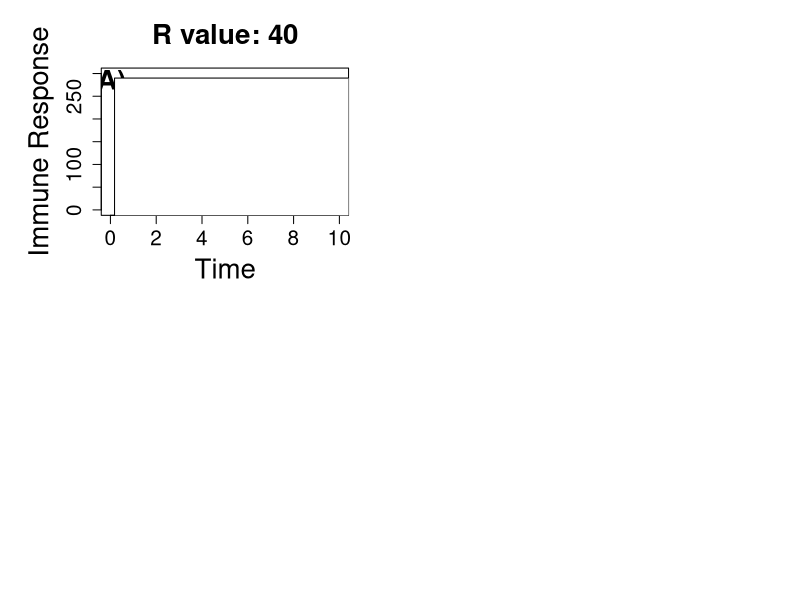

Generate this figure with R: (Note: this script raises an error after producing the figure.)
## ---- chunk 1
require(deSolve)
require(ggplot2)
## ---- chunk 2
transmission.model <- function(t, x, params) {
  P <- x[1]
  X <- x[2]
  
  with(
    as.list(params),
    {
      dP <- r*P - k*X*P
      dX <- a - d*X + y*k*X*P
    
      res <- c(dP, dX)
      list(res)
    }
  )
}

transmission.potential <- function(k, P) {
  return(ifelse(k*P < 0, 0, k*P))
}
## ---- chunk 3
params40 <- c(r=40, k=3.5, y=10^-4, a=1, d=.5)
params70 <- c(r=70, k=3.5, y=10^-4, a=1, d=.5)
params100 <- c(r=100, k=3.5, y=10^-4, a=1, d=.5)
time <- seq(0,10, by=0.01)
lowid <- 1
medid <- 100
highid <- 10000
ids <- data.frame(low=lowid, med=medid, high=highid)
lowcolor <- "black"
medcolor <- "#a3a3a3"
highcolor <- "#d4d4d4"
cols <- data.frame(low=lowcolor, med=medcolor, high=highcolor)
k <- 10^-3
## ---- chunk 4
plot.immune.response.panel <- function(ids, params, cols, label) {
  datalow= data.frame(lsoda(c(P=ids$low, X=0), time, transmission.model, params))
  datamed= data.frame(lsoda(c(P=ids$med, X=0), time, transmission.model, params))
  datahigh= data.frame(lsoda(c(P=ids$high, X=0), time, transmission.model, params))
  
  plot(datalow$time, datalow$X, col=cols[1], type="l", ylim=c(0, 300),
       xlab="Time", ylab="Immune Response", main=paste("R value:", params[1]),
       cex.lab=2, cex.axis=1.5, cex.main=2)
  text(0.05, 280, labels=label, font=2, cex=2)
  
  lines(datamed$time, datamed$X, col=cols[2])
  lines(datahigh$time, datahigh$X, col=cols[3])
}

#Plotting immune response over time

png("./Figures/Immune response.png", width=1000, height=900)

par(mfrow=c(2, 2), mar=c(5.1, 6.1, 4.1, 3.1))

plot.immune.response.panel(ids, params40, cols, "A)")

legend(0.18, 290, 
       title="Relative Infectious Dose",
       legend=c("1", "100", "10000"), 
       col=c(smallcolor, medcolor, highcolor), 
       cex=2, text.font=2, lty=1)

plot.immune.response.panel(ids, params70, cols, "B)")

plot.immune.response.panel(ids, params100, cols, "C)")

dev.off()
## ---- chunk 5
plot.transmission.lines <- function(df, k, color) {
  clearance=min(which(df$P <= 0))
  transmission= transmission.potential(k, df$P[1:clearance - 1])
  lines(df$time[1:clearance-1], transmission, col=color)
}
## ---- chunk 6
plot.simple.model.panel <- function(symp.thresh, k, datalow, datamed, datahigh, 
                                    cols, label) {
  lowcolor= cols$low
  medcolor= cols$med
  highcolor= cols$high
  
  plot(1, type="n", xlab='', ylab='', log='y', xlim=c(0, 0.4), ylim=c(1, 10^4), 
       cex.lab=2, cex.axis=1.5, cex.main=2)
  plot.transmission.lines(datalow, k, lowcolor)
  plot.transmission.lines(datamed, k, medcolor)
  plot.transmission.lines(datahigh, k, highcolor)
  abline(h=symp.thresh, lty=3, col="red")
  text(0.03, 3 * 10^3, labels=label, font=2, cex=2)
  mtext(text="Time", side=1, line=4, cex=2)
  mtext(text="Transmission Potential", side=2, line=4, cex=2)
}

datalow <- data.frame(lsoda(c(P=lowid, X=0), time, transmission.model, params40))
datamed <- data.frame(lsoda(c(P=medid, X=0), time, transmission.model, params40))
datahigh <- data.frame(lsoda(c(P=highid, X=0), time, transmission.model, params40))

#Case 1: Symptoms threshold is below transmission threshold

{
  png("./Figures/Simple Model.png", width=1000, height=700)
  par(mfrow=c(1, 2), mar=c(5.1, 6.1, 4.1, 3.1))
  symp.thresh1 <- 50
  
  { 
  
    plot.simple.model.panel(symp.thresh1, k, datalow, datamed, datahigh, cols, "A)")
    
    legend(0.1, 9 * 10^3, 
           title="Relative Infectious Dose",
           legend=c("1", "100", "10000", "Symptom threshold"), 
           lty= c(1, 1, 1, 3, 3), col=c(cols$low, cols$med, cols$high, "red"), lwd=3, 
           cex=1.5, text.font=2) 
  }
  


#Case 2: Symptoms threshold is above transmission threshold

  symp.thresh2 <- 1000
  
  plot.simple.model.panel(symp.thresh2, k, datalow, datamed, datahigh, cols, "B)")
  
  dev.off()
}

## ---- chunk 7
plot.immune.model.panel <- function(symp.thresh, r, label, cols, y, vary) {
  par(mar=c(5.1, 6.1, 4.1, 3.1))
  params=c(r=r, k=3.5, y=y, a=1, d=.5)
  
  datalow= data.frame(lsoda(c(P=lowid, X=0), time, transmission.model, params))
  datamed= data.frame(lsoda(c(P=medid, X=0), time, transmission.model, params))
  datahigh=- data.frame(lsoda(c(P=highid, X=0), time, transmission.model, params))
  
  dfs <- list(datalow, datamed, datahigh)
  
  plot(1, type="n", xlab='', ylab='', log='y', xlim=c(0, 0.5), ylim=c(1, 10^4), 
       cex.lab=2, cex.axis=1.5, cex.main=2)
  plot.immune.model.line(datalow, symp.thresh, cols$low)
  plot.immune.model.line(datamed, symp.thresh, cols$med)
  plot.immune.model.line(datahigh, symp.thresh, cols$high)
  
  if(vary=="gamma") {
    mtext(text=bquote("Transmission when "~ gamma ~ " = " ~ .(y)), font=2, side=3, line=1, cex=2)
    text(0.05, 6000, labels=label, font=2, cex=2)
  } else {
    text(0.25, 10^11, labels=label, font=2, cex=2)
    mtext(text=bquote("Transmission when r =" ~ .(r)), side=3, font=2, line=1, cex=2)
  }
}

plot.immune.model.line <- function(data, symp.thresh, col) {
  data=data[transmission.potential(k, data$P) > 0,]
  lines(data$time, transmission.potential(k, data$P), col=col)
  symptomatic <- data[data$X >= symp.thresh,]
  lines(symptomatic$time, transmission.potential(k,symptomatic$P), lwd=3)
}

symp.thresh <- 5

#r varies. gamma= 10^-4

r <- seq(10, 130, by=10)

png("./Figures/Immune-based symptoms varying r.png", width=1400, height=1000)

par(mfrow=c(3, 4), mar=c(5.1, 6.1, 4.1, 3.1))

for (i in seq(1, 12)) {
  
  plot.immune.model.panel(symp.thresh, round(r[i]), paste(LETTERS[i], ")"), cols, 10^-4, "r")

  if (i == 9) {
    mtext(text="Time", side=1, line=4, cex=2)
    mtext(text="Transmission Potential", side=2, line=4, cex=2)
    
    legend(0.21, 8800, 
           title="Relative Infectious Dose",
           legend=c("1", "100", "10000", "Symptoms"), 
           col=c(smallcolor, medcolor, highcolor, smallcolor), lwd=c(1, 1, 1, 3), 
           cex=1.5, text.font=2)
  }

}

dev.off()

#gamma varies. r=40.

symp.thresh <- 5

y <- seq(.5 * 10^-4, 1.5*10^-4, by=.1*10^-4)

png("./Figures/Immune-based symptoms varying y many.png", width=1600, height=1000)

par(mfrow=c(3, 4), mar=c(5.1, 6.1, 4.1, 3.1))

for (i in seq(1, 11)) {
  
  plot.immune.model.panel(symp.thresh, 40, paste(LETTERS[i], ")"), cols, y[i], "gamma")
  
  if (i == 9) {
    mtext(text="Time", side=1, line=4, cex=2)
    mtext(text="Transmission Potential", side=2, line=4, cex=2)
    
    legend(0.27, 10000, 
           title="Relative Infectious Dose",
           legend=c("1", "100", "10000", "Symptoms"), 
           col=c(smallcolor, medcolor, highcolor, smallcolor), lwd=c(1, 1, 1, 3), 
           cex=1.5, text.font=2)
  }
  
}

dev.off()

## ---- chunk 8
symp.thresh <- 5
gamma_variable <- rep(c(0.5 * 10^-4, 10^-4, 1.5 * 10^-4), 3)
r_variable <- rep(c(10, 70, 130), 3)
dose <- c(rep(1, 3), rep(100, 3), rep(10000, 3))

varyingr <- data.frame(gamma= gamma_variable[2], r=r_variable, dose=dose)

varyingy <- data.frame(gamma=gamma_variable, r=r_variable[2], dose=dose)

desolve_function <- function(gamma, r, id) {
  time= seq(0,2, by=0.001)
  parameter_value = c(y=gamma, r=r, a=1, d=.5, k=3.5)
  df = data.frame(lsoda(c(P=id, X=0), time, transmission.model, parameter_value))
  tp = data.frame(time=time, transmission_potential=transmission.potential(10^-3, df$P), immune=df$X, gamma=gamma, r=r, dose=id)
  return(tp)
}

#varyingr is a list
varyingr <- mapply(desolve_function, varyingr$gamma, varyingr$r, id=varyingr$dose, SIMPLIFY = FALSE)

varyingr <- do.call(rbind, varyingr)

symptomaticvaryingr <- varyingr[varyingr$immune >= symp.thresh,]
symp.lowr <- symptomaticvaryingr[symptomaticvaryingr$r == r_variable[1],]
symp.medr <- symptomaticvaryingr[symptomaticvaryingr$r == r_variable[2],]
symp.highr <- symptomaticvaryingr[symptomaticvaryingr$r == r_variable[3],]

#varyingy is a list
varyingy <- mapply(desolve_function, varyingy$gamma, varyingy$r, id=varyingy$dose, SIMPLIFY = FALSE)

varyingy <- do.call(rbind, varyingy)

symptomaticvaryingy <- varyingy[varyingy$immune >= symp.thresh,]
symp.lowgamma <- symptomaticvaryingy[symptomaticvaryingy$gamma == gamma_variable[1],]
symp.medgamma <- symptomaticvaryingy[symptomaticvaryingy$gamma == gamma_variable[2],]
symp.highgamma <- symptomaticvaryingy[symptomaticvaryingy$gamma == gamma_variable[3],]

## ---- chunk 9
gamma <- "\u03B3"

colsr <- c("10"="red", "70"="purple", "130"="orange")

colsgamma <- c("5e-05"="black", "1e-04"="green", "0.00015"="blue")
  
idlabels <- c("Infectious Dose: 1",
              "Infectious Dose: 100",
              "Infectious Dose: 10000")
names(idlabels) <- c("1", "100", "10000")

varyingr.plot <- ggplot(NULL, aes(x=time, y=transmission_potential)) + 
  xlim(0, 1.8) +
  geom_line(data=varyingr[varyingr$r==r_variable[1],], aes(colour=toString(r_variable[1]))) +
  geom_line(data=varyingr[varyingr$r==r_variable[2],], aes(colour=toString(r_variable[2]))) +
  geom_line(data=varyingr[varyingr$r==r_variable[3],], aes(colour=toString(r_variable[3]))) +
  facet_wrap(~ dose, ncol=1, labeller=labeller(dose=idlabels)) +
  #Bolded transmission potential lines where symptoms occur
  geom_line(data=symp.lowr, aes(colour= toString(r_variable[1])), lwd=1.1) +
  geom_line(data=symp.medr, aes(colour= toString(r_variable[2])), lwd=1.1) +
  geom_line(data=symp.highr, aes(colour= toString(r_variable[3])), lwd=1.1) +
  
  xlab("Time") + ylab("Transmission Potential") + 
  scale_color_manual(name="Pathogen replication rate (r)", values = colsr) +
  theme(strip.background = element_rect(fill="lightblue"), 
        legend.position=c(.7, .15)) 

varyingy.plot <- ggplot(NULL, aes(x=time, y=transmission_potential)) + 
  xlim(0, 0.25) +
  geom_line(data=varyingy[varyingy$gamma==gamma_variable[1],],
            aes(colour=toString(gamma_variable[1]))) +
  geom_line(data=varyingy[varyingy$gamma==gamma_variable[2],], 
            aes(colour=toString(gamma_variable[2]))) +
  geom_line(data=varyingy[varyingy$gamma==gamma_variable[3],], 
            aes(colour=toString(gamma_variable[3]))) +
  facet_wrap(~ dose, ncol=1, labeller=labeller(dose=idlabels)) +
  
  #Bolded transmission potential lines where symptoms occur
  geom_line(data=symp.lowgamma, 
            aes(colour= toString(gamma_variable[1])), lwd=1.1) +
  geom_line(data=symp.medgamma, 
            aes(colour= toString(gamma_variable[2])), lwd=1.1) +
  geom_line(data=symp.highgamma, 
            aes(colour= toString(gamma_variable[3])), lwd=1.1) +
  
  xlab("Time") +  ylab("") +
  theme(axis.ticks.y=element_blank(),
        axis.text.y=element_blank(),
        strip.background = element_rect(fill="lightblue"),
        legend.position=c(.7, .15)) +
  scale_color_manual(name=
                       paste("Immune response recruitment rate (", gamma, ")", 
                             sep=""),
                       values = colsgamma)

grid.arrange(varyingr.plot, varyingy.plot, ncol=2)

ggsave("./Figures/Varying r and y 6 panels.png")
